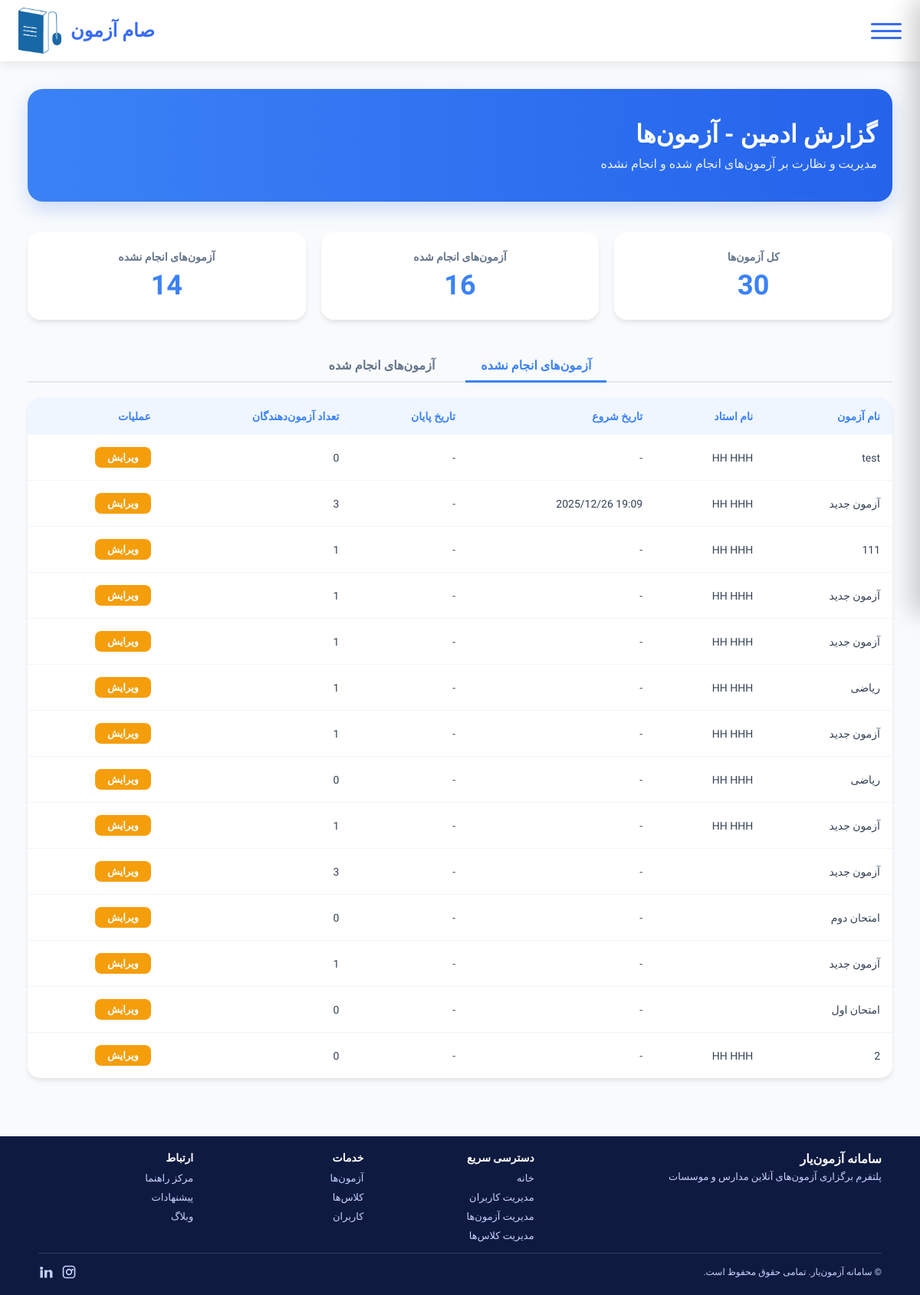
The page /accounts/admin/exams/ (signed in) on the database its author committed.
### accounts/models.py (models this page shows, shortened)
class Exam(models.Model):
    name = models.CharField(max_length=200)
    classroom = models.ForeignKey('Classroom', on_delete=models.CASCADE, related_name='exams')
    num_questions = models.PositiveIntegerField(default=0)
    created_by = models.ForeignKey(settings.AUTH_USER_MODEL, on_delete=models.CASCADE, related_name='created_exams')
    students = models.ManyToManyField(settings.AUTH_USER_MODEL, related_name='exams', blank=True)
    created_at = models.DateTimeField(auto_now_add=True)
    source_exam = models.ForeignKey('self', null=True, blank=True, on_delete=models.SET_NULL, related_name='derived_exams')
    shuffle_per_student = models.BooleanField(default=True)
    duration = models.PositiveIntegerField(default=60, help_text="Duration in minutes")
    start_time = models.DateTimeField(null=True, blank=True)
    end_time = models.DateTimeField(null=True, blank=True)
    class Meta:
        verbose_name = "آزمون"
        verbose_name_plural = "آزمون‌ها"

### accounts/admin_views_temp.py (the view)
# urls.py: path('admin/exams/', admin_exam_list_view, name='admin_exam_list'),
@login_required
def admin_exam_list_view(request):
    u = request.user
    is_admin = (getattr(getattr(u, 'role', None), 'code', '') == 'admin')
    if not is_admin:
        return redirect('profile')
    from django.utils import timezone
    now = timezone.now()
    exams = Exam.objects.select_related('created_by').all().order_by('-created_at')
    total_count = exams.count()
    completed_count = 0
    not_completed_count = 0
    exams_data = []
    for e in exams:
        is_completed = False
        if e.end_time and e.end_time < now:
            is_completed = True
        if is_completed:
            completed_count += 1
        else:
            not_completed_count += 1
        exams_data.append({
            'obj': e,
            'is_completed': is_completed,
            'instructor_name': f"{e.created_by.first_name} {e.created_by.last_name}" if e.created_by else "-",
            'student_count': e.students.count()
        })
    context = {
        'total_count': total_count,
        'completed_count': completed_count,
        'not_completed_count': not_completed_count,
        'exams': exams_data
    }
    return render(request, 'accounts/admin_exam_list.html', context)

### templates/accounts/admin_exam_list.html (shortened to what this page needs)
{% extends "base.html" %}
{% load static %}
{% block content %}
<div style="max-width: 1200px; margin: 0 auto; padding: 20px;">
    <div class="admin-header">
        <h1>گزارش ادمین - آزمون‌ها</h1>
        <p>مدیریت و نظارت بر آزمون‌های انجام شده و انجام نشده</p>
    </div>
    <div class="stats-row">
        <div class="stat-card">
            <div class="stat-label">کل آزمون‌ها</div>
            <div class="stat-value">{{ total_count }}</div>
        </div>
        <div class="stat-card">
            <div class="stat-label">آزمون‌های انجام شده</div>
            <div class="stat-value">{{ completed_count }}</div>
        </div>
        <div class="stat-card">
            <div class="stat-label">آزمون‌های انجام نشده</div>
            <div class="stat-value">{{ not_completed_count }}</div>
        </div>
    </div>
    <div class="tabs">
        <div class="tab-btn active" onclick="showTab('not-completed')">آزمون‌های انجام نشده</div>
        <div class="tab-btn" onclick="showTab('completed')">آزمون‌های انجام شده</div>
    </div>
    <div id="tab-not-completed" class="tab-content">
        <table class="exam-table">
            <thead>
                <tr>
                    <th>نام آزمون</th>
                    <th>نام استاد</th>
                    <th>تاریخ شروع</th>
                    <th>تاریخ پایان</th>
                    <th>تعداد آزمون‌دهندگان</th>
                    <th>عملیات</th>
                </tr>
            </thead>
            <tbody>
                {% for item in exams %}
                    {% if not item.is_completed %}
                    <tr>
                        <td>{{ item.obj.name }}</td>
                        <td>{{ item.instructor_name }}</td>
                        <td dir="ltr" style="text-align:right">{{ item.obj.start_time|date:"Y/m/d H:i"|default:"-" }}</td>
                        <td dir="ltr" style="text-align:right">{{ item.obj.end_time|date:"Y/m/d H:i"|default:"-" }}</td>
                        <td>{{ item.student_count }}</td>
                        <td>
                            <a href="{% url 'admin_exam_edit' item.obj.id %}" class="btn-edit">ویرایش</a>
                        </td>
                    </tr>
                    {% endif %}
                {% endfor %}
            </tbody>
        </table>
    </div>
</div>
{% endblock %}

### static/styles.css (style rules this page uses)
html, body { height: 100%; }
body { font-family: 'Vazirmatn','IranSans', tahoma, sans-serif; direction: rtl; margin: 0; padding: 0; background: linear-gradient(135deg, #007BFF, #00BFFF); min-height: 100vh; display: flex; flex-direction: column; }
:root { --footer-bg: #0e1a40; --footer-fg: #f0f4ff; --footer-link: #c7d2ff; --footer-link-hover: #ffffff; --footer-divider: rgba(255,255,255,0.15); --footer-ico: #c7d2ff; --footer-head-color: #ffffff; }
.tabs { display: flex; gap: 8px; justify-content: center; margin-bottom: 12px; }

### templates/base.html (style rules this page uses)
:root { --header-height: 80px; --header-bg: #ffffff; --header-shadow: 0 4px 12px rgba(0,0,0,0.08); }
body { padding-top: var(--header-height); }

### templates/accounts/admin_exam_list.html (style rules this page uses)
body { background: #f8fafc; }
.admin-header { background: linear-gradient(90deg, #3b82f6 0%, #2563eb 100%); color: white; padding: 40px 20px; border-radius: 20px; margin-bottom: 40px; text-align: right; box-shadow: 0 10px 25px rgba(37, 99, 235, 0.2); }
.admin-header h1 { font-size: 32px; font-weight: 800; margin: 0 0 10px 0; }
.admin-header p { font-size: 16px; opacity: 0.9; margin: 0; }
.stats-row { display: grid; grid-template-columns: repeat(3, 1fr); gap: 20px; margin-bottom: 40px; }
.stat-card { background: white; border-radius: 16px; padding: 24px; text-align: center; box-shadow: 0 4px 6px -1px rgba(0, 0, 0, 0.1); }
.stat-label { color: #64748b; font-size: 14px; font-weight: 600; margin-bottom: 8px; }
.stat-value { color: #3b82f6; font-size: 36px; font-weight: 800; }
.tabs { display: flex; gap: 20px; border-bottom: 2px solid #e2e8f0; margin-bottom: 20px; }
.tab-btn { padding: 10px 20px; font-weight: 700; color: #64748b; cursor: pointer; border-bottom: 3px solid transparent; margin-bottom: -2px; }
.tab-btn.active { color: #3b82f6; border-bottom-color: #3b82f6; }
.exam-table { width: 100%; border-collapse: separate; border-spacing: 0; background: white; border-radius: 16px; overflow: hidden; box-shadow: 0 4px 6px -1px rgba(0, 0, 0, 0.1); }
.exam-table th { background: #eff6ff; color: #3b82f6; font-weight: 700; padding: 16px; text-align: right; font-size: 14px; }
.exam-table td { padding: 16px; border-bottom: 1px solid #f1f5f9; color: #334155; font-size: 14px; }
.exam-table tr:last-child td { border-bottom: none; }
.btn-edit { background: #f59e0b; color: white; padding: 6px 16px; border-radius: 8px; text-decoration: none; font-size: 13px; font-weight: 600; display: inline-block; }

### rows shown on the page
Exam: obj.name "test", instructor_name "HH HHH", obj.start_time "-", obj.end_time "-", student_count "0"
Exam: obj.name "آزمون جدید", instructor_name "HH HHH", obj.start_time "2025/12/26 19:09", obj.end_time "-", student_count "3"
Exam: obj.name "111", instructor_name "HH HHH", obj.start_time "-", obj.end_time "-", student_count "1"
Exam: obj.name "آزمون جدید", instructor_name "HH HHH", obj.start_time "-", obj.end_time "-", student_count "1"
Exam: obj.name "آزمون جدید", instructor_name "HH HHH", obj.start_time "-", obj.end_time "-", student_count "1"
Exam: obj.name "ریاضی", instructor_name "HH HHH", obj.start_time "-", obj.end_time "-", student_count "1"
Exam: obj.name "آزمون جدید", instructor_name "HH HHH", obj.start_time "-", obj.end_time "-", student_count "1"
Exam: obj.name "ریاضی", instructor_name "HH HHH", obj.start_time "-", obj.end_time "-", student_count "0"
Exam: obj.name "آزمون جدید", instructor_name "HH HHH", obj.start_time "-", obj.end_time "-", student_count "1"
Exam: obj.name "آزمون جدید", obj.start_time "-", obj.end_time "-", student_count "3"
Exam: obj.name "امتحان دوم", obj.start_time "-", obj.end_time "-", student_count "0"
Exam: obj.name "آزمون جدید", obj.start_time "-", obj.end_time "-", student_count "1"
Exam: obj.name "امتحان اول", obj.start_time "-", obj.end_time "-", student_count "0"
Exam: obj.name "2", instructor_name "HH HHH", obj.start_time "-", obj.end_time "-", student_count "0"

### other values the page prints
{{ total_count }} "30"
{{ completed_count }} "16"
{{ not_completed_count }} "14"
